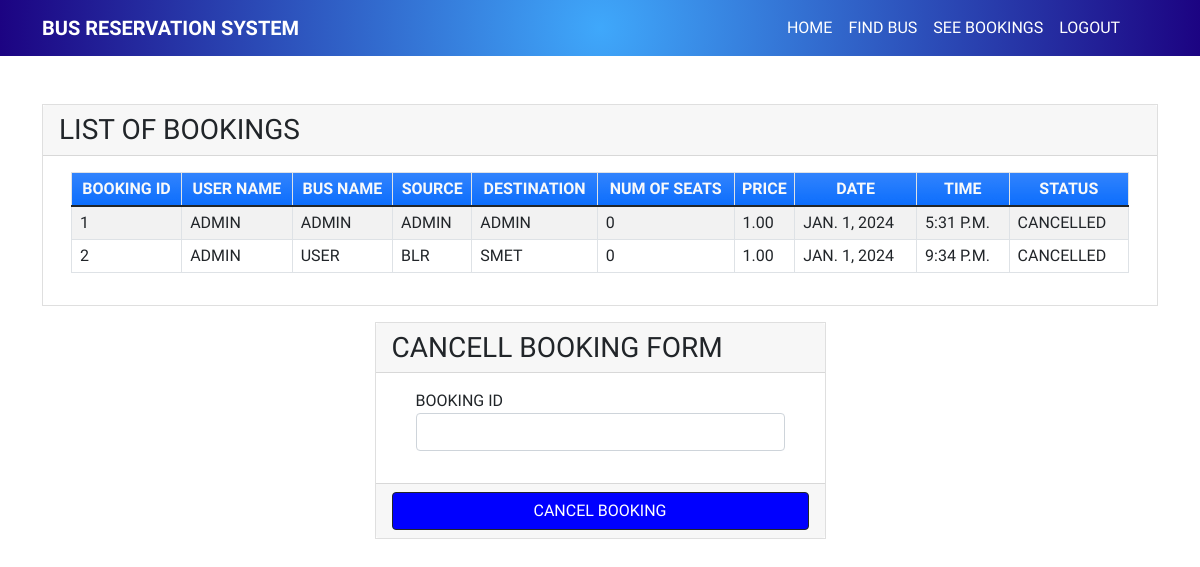
/seebookings (signed in), run on the app's committed database.
### myapp/models.py (models this page shows, shortened)
class Book(models.Model):
    BOOKED = 'B'
    CANCELLED = 'C'
    TICKET_STATUSES = ((BOOKED, 'Booked'),
                       (CANCELLED, 'Cancelled'),)
    email = models.EmailField()
    name = models.CharField(max_length=30)
    userid =models.DecimalField(decimal_places=0, max_digits=2)
    busid=models.DecimalField(decimal_places=0, max_digits=2)
    bus_name = models.CharField(max_length=30)
    source = models.CharField(max_length=30)
    dest = models.CharField(max_length=30)
    nos = models.DecimalField(decimal_places=0, max_digits=2)
    price = models.DecimalField(decimal_places=2, max_digits=6)
    date = models.DateField()
    time = models.TimeField()
    status = models.CharField(choices=TICKET_STATUSES, default=BOOKED, max_length=2)
    class Meta:
        verbose_name_plural = "List of Books"

### myapp/views.py (the view)
# urls.py: path('seebookings', views.seebookings, name="seebookings"),
@login_required(login_url='signin')
def seebookings(request,new={}):
    context = {}
    id_r = request.user.id
    book_list = Book.objects.filter(userid=id_r)
    if book_list:
        return render(request, 'myapp/booklist.html', locals())
    else:
        context["error"] = "Sorry no buses booked"
        return render(request, 'myapp/findbus.html', context)

### myapp/templates/myapp/booklist.html (shortened to what this page needs)
{% extends 'myapp/base.html' %} {% block content %}
<div class="container my-5">
    <div class="card rounded-0">
        <div class="card-header">
            <div class="card-title h3 mb-0">List of Bookings</div>
        </div>
        <div class="card-body">
            <div class="container-fluid">
                <table class="table table-bordered table-striped">
                    <thead>
                        <tr class="bg-gradient bg-primary text-light">
                            <th class="p-1 text-center">BOOKING ID</th>
                            <th class="p-1 text-center">USER NAME</th>
                            <th class="p-1 text-center">BUS NAME</th>
                            <th class="p-1 text-center">SOURCE</th>
                            <th class="p-1 text-center">DESTINATION</th>
                            <th class="p-1 text-center">NUM OF SEATS</th>
                            <th class="p-1 text-center">PRICE</th>
                            <th class="p-1 text-center">DATE</th>
                            <th class="p-1 text-center">TIME</th>
                            <th class="p-1 text-center">STATUS</th>
                        </tr>
                    </thead>
                    {% for row in book_list %}
                    <tr>
                        <td class="px-2 py-1 align-middle">{{row.id}}</td>
                        <td class="px-2 py-1 align-middle">{{row.name}}</td>
                        <td class="px-2 py-1 align-middle">{{row.bus_name}}</td>
                        <td class="px-2 py-1 align-middle">{{row.source}}</td>
                        <td class="px-2 py-1 align-middle">{{row.dest}}</td>
                        <td class="px-2 py-1 align-middle">{{row.nos}}</td>
                        <td class="px-2 py-1 align-middle">{{row.price}}</td>
                        <td class="px-2 py-1 align-middle">{{row.date}}</td>
                        <td class="px-2 py-1 align-middle">{{row.time}}</td>
                        <td class="px-2 py-1 align-middle">{{row.status}}</td>
                    </tr>
                    {% endfor %}
                </table>
            </div>
        </div>
    </div>
    <div class="row mt-3 justify-content-center">
        <div class="col-lg-5 col-md-7 col-sm-10 col-xs-12">
            <div class="card rounded-0">
                <div class="card-header">
                    <div class="card-title h3 mb-0">Cancell Booking Form</div>
                </div>
                <div class="card-body">
                    <div class="container-fluid">
                        <form action="{% url 'cancellings' %}" method="post" id="cancel-form">
                            <div class="mb-3">
                                <label for="bus_id" class="control-label">Booking ID</label>
                                <input name='bus_id' class="form-control" type="number" id="bus_id">
                            </div>
                        </form>
                    </div>
                </div>
                <div class="card-footer text-center">
                    <button  class="btn btn-dark btn-rounded w-100" data-mdb-ripple-init form="cancel-form" style="background-color:blue">CANCEL BOOKING</button>
                </div>
            </div>
        </div>
    </div>
</div>
{% endblock %}

### myapp/templates/myapp/base.html (shortened to what this page needs)
<!doctype html>
<html lang="en">
<head>
    <link rel="stylesheet" href="https://cdn.jsdelivr.net/npm/bootstrap@5.1.3/dist/css/bootstrap.min.css">
</head>
<body>
<nav class="navbar navbar-expand-lg navbar-light " style="background: rgb(63,168,251);
background: radial-gradient(circle, rgba(63,168,251,1) 0%, rgba(28,3,130,1) 100%); ">
    <div class="container">
            <a class="navbar-brand " href="#" style="color: white;margin-right:43%;font-weight:800">Bus Reservation System</a>
        <div class="collapse navbar-collapse"id="navbarNavAltMarkup">
            <div class="navbar-nav head_li" >
                <a class="nav-item nav-link active" href="{% url 'home' %}" style="color:white; ">HOME</a>
                <a class="nav-item nav-link" href="{% url 'findbus' %}" style="color: white;">Find Bus</a>
                <a class="nav-item nav-link" href="{% url 'seebookings' %}" style="color: white; ">See Bookings</a>
                {% if request.user.is_active %}
                <a class="nav-item nav-link " href="{% url 'signout' %}" style="color: white; ">Logout</a>
                {% else %}
                <a class="nav-item nav-link " href="{% url 'signup' %}" style="color: white; ">Registration</a>
                {% endif %}
            </div>
        </div>
    </div>
</nav>
{% block content %}
{% endblock %}
</body>
</html>

### myapp/templates/myapp/base.html (style rules this page uses)
body { background-image:url("https://4kwallpapers.com/images/wallpapers/waves-blue-gradient-background-stock-4480x2520-1166.jpg"); background-repeat: no-repeat; background-size:cover; font-family: "Tilt Neon", sans-serif; text-transform:uppercase; }

### data on the page
Book: id "1", name "ADMIN", bus_name "ADMIN", source "ADMIN", dest "ADMIN", nos "0", price "1.00", date "JAN. 1, 2024", time "5:31 P.M.", status "CANCELLED"
Book: id "2", name "ADMIN", bus_name "USER", source "BLR", dest "SMET", nos "0", price "1.00", date "JAN. 1, 2024", time "9:34 P.M.", status "CANCELLED"
